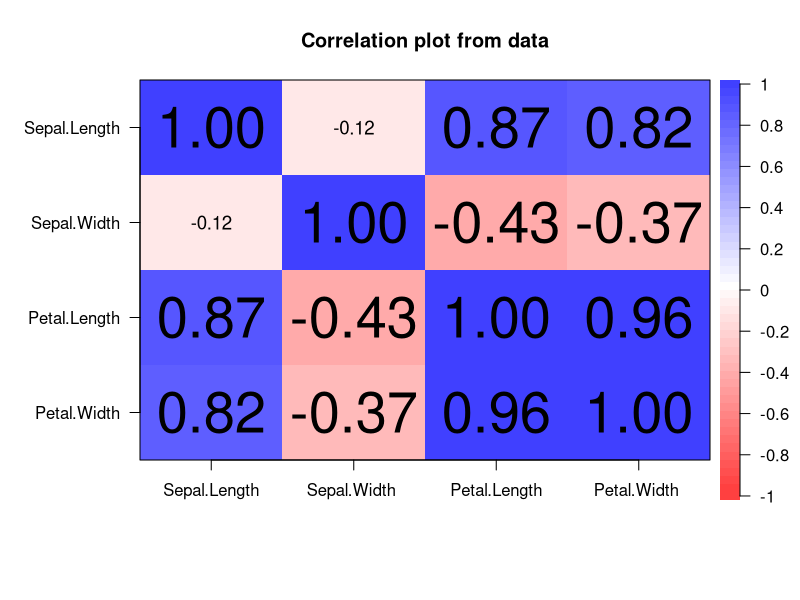
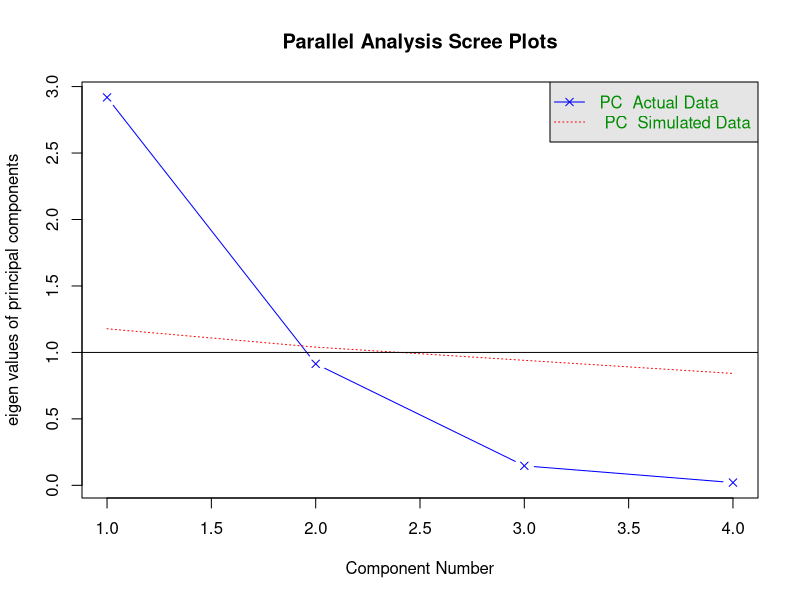
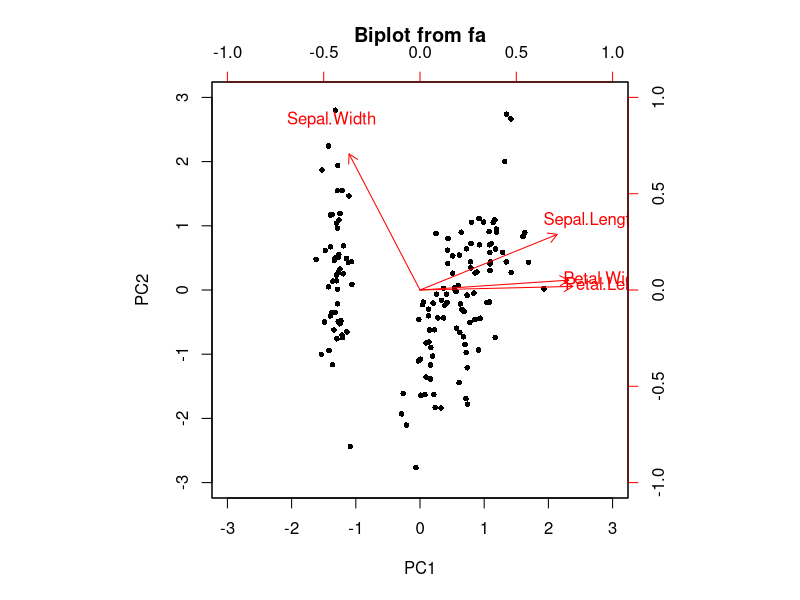
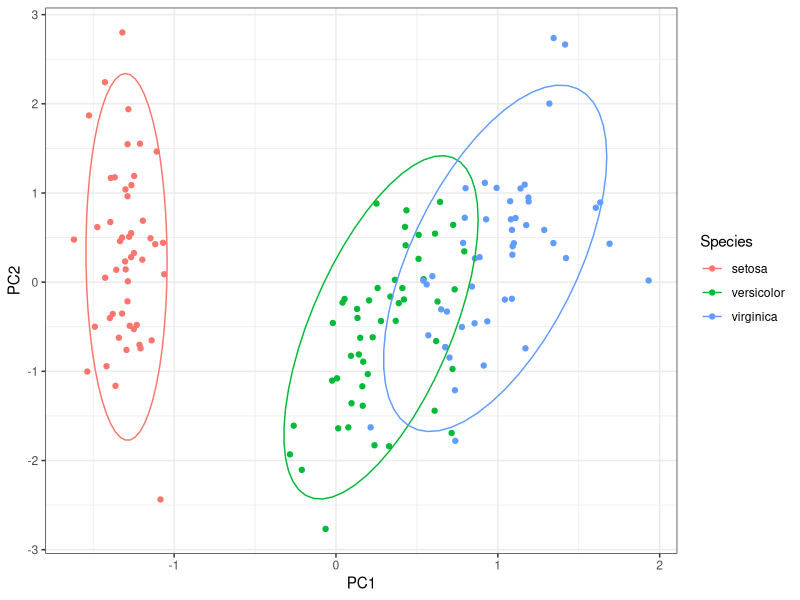
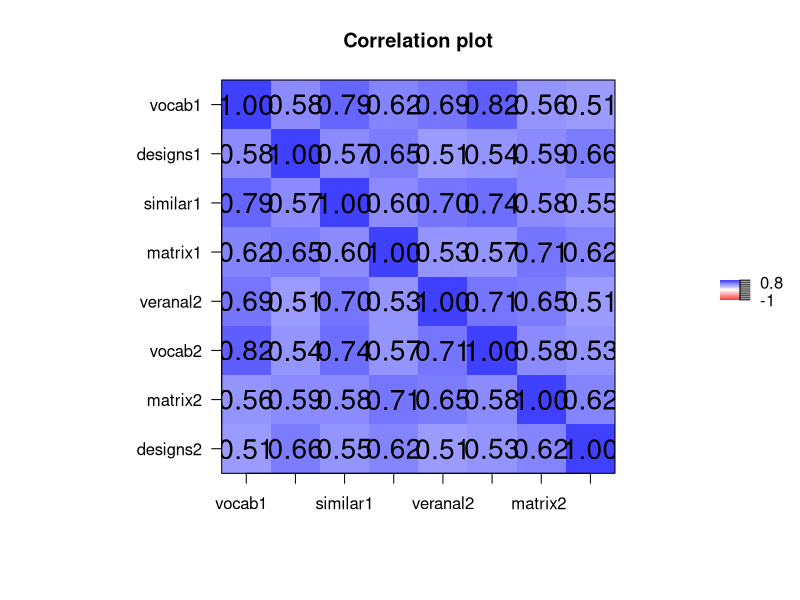
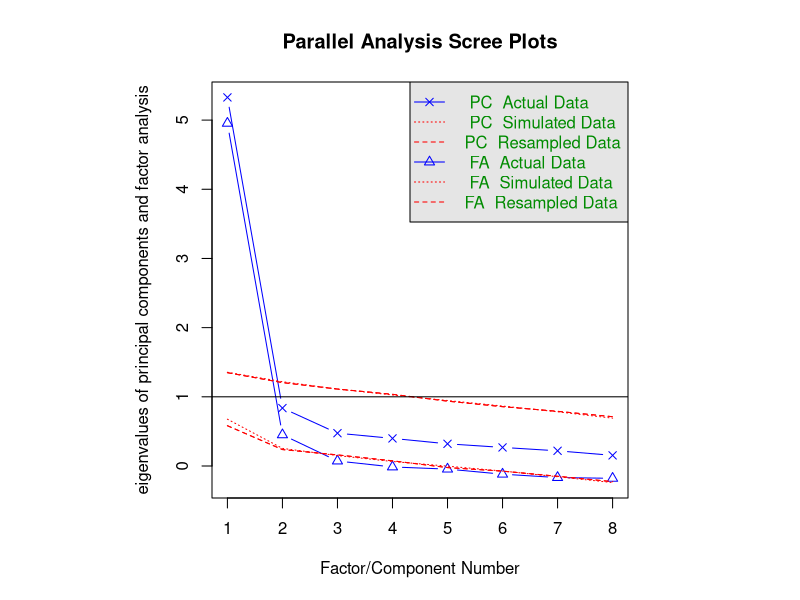

The R source for these figures, in order:
################################################################################
### Tommaso Viola 10/2022 
### Transport Research Methods
### Workshop on dimensionality reduction techniques.


#' This script will take you through some examples and exercises on two popular
#' dimensionality reduction techniques:
#' - Principal Component Analysis (PCA)
#' - Exploratory Factor Analysis  (EFA)
#' 
#' Since the theory and the underlying mathematics is quite complex, and escapes
#' the scope of this tutorial, I highly suggest referring to a good multivariate
#' statistical analysis manual.
#' Here we will see some simple and hopefully intuitive applications.
#' 
#' First we need to understand why these techniques are used.
#' Reducing the dimensions is one purpose but there can be others which we will 
#' not get into.
#' Often we find ourselves in situations where the dataset we work on has many, 
#' if not too many, variables to work with, especially in the exploratory phase 
#' of out research. Variables that are supposed to be in the same model are likely
#' to be interrelated. The issue is that all traditional linear models share the
#' requirement of not-perfect multicollinearity: this means that variables should
#' not be too linearly correlated. In these cases we might have to drop some 
#' variables following some criteria, and  run our simplified model. The issue
#' here is that the inclusion of these variables might be motivated by theory or
#' experimental reasons. So what do we do? One possibility is using Principal
#' Component Analysis (PCA). This technique, in the simplest way possible allows
#' us to reduce the original dataset to a series of Principal Components which 
#' represent a linear combination of our original correlated variables. In this way we
#' can then use the principal component instead of the individual variables, also
#' reducing the risks of overfitting. 
#' 
#' Another instance might be when you have a dataset obtained from a questionnaire.
#' This questionnaire might have 30 different items, which had been designed to 
#' measure 4 aspects of human traits. We might then expect two things: 
#' First, since these 30 items were made to measure 4 traits, we expect them to
#' be heavily correlated with each other; second, we might expect that these 30
#' items are driven by those 4 traits which are not directly observable. These 
#' underlying variables supposedly driving the dataset variance are called latent
#' variables (or construct). If we were interested to not only reduce the dimensions
#' of our dataset, but also to get an estimate of these latent constructs, we 
#' might consider using exploratory factor analysis (EFA). 
#' 
#' Although sometimes used interchangeably, the two methods are fundamentally 
#' different. Without going into the mathematics of it, the PCA obtains principal
#' components which are weighted linear combinations of the original variables. 
#' EFA, on the other hand, attempts to extract the latent factors which are thought
#' to drive the variance in our variables - effectively solving a formal model.
#' 
#' In other (simplified) words:
#' -PCA: components are linear combinations of the variables
#' -EFA: variables are linear combinations of the factors.
#' 
#' Sometimes this techniques can obtain similar end results, especially for very
#' large sample sizes. However, the choice should be driven by your purposes.
#' 
#' Before moving into some examples, I highly recommend reviewing the literature
#' following appropriate resources!

#' Finally, to do some of the exercises we need a package called psych. Install 
#' it on your Rstudio using the following command and then load it:
install.packages("psych")
library(psych)

### Principal Component Analysis ###############################################
#' We will start by doing a simple PCA on the "iris" built-in R dataset.
#' This dataset includes 4 variables on the length and width of petal and sepal
#' for 3 species of iris. 
#' A simple application of PCA on the 4 continuous variables might allow us to 
#' combine the variables in 1 or 2 components and then compare these components
#' across the species.

#' Before extracting the components, we need to check a couple of things on the
#' dataset.

#' PCA operates on the correlation matrix of the variables (covariance as well),
#' so firstly let's get the dataset with only the continuous variables and obtain
#' the correlation matrix.
data = iris[,-5]
data.cor = cor(data)

#' We can visualise it too:
corPlot(data[,-5])

#' If you inspect the correlation matrix, you will see that we have high values
#' across the board which meant we could've run into multicollinearity. This is
#' however a good case for PCA.

#' We can also check whether the correlations are appropriate using the Bartlett
#' test which verifies whether the correlation matrix is not an identity matrix:
cortest.bartlett(data.cor, n = nrow(data))

#' The test is significant > we have good enough correlations for PCA

#' Another test we can run is the Kaiser-Meyer-Olkin (KMO) test for sampling 
#' adequacy. This verifies there is enough variance shared across the variables
#' and therefore that is appropriate for PCA (actually better for EFA, but let's
#' give it a try anyway)
KMO(data.cor)

#' 0.54 is, in Kaisers' terms, "miserable" but good enough (>.50) for PCA.

#' In R, when you run the PCA with standard parameters you will get as many p.
#' components as the number of variables. However, we want to reduce the dimension!
#' How do we find the best number of components that simplifies the dataset, 
#' without missing any relevant information?
#' One way of doing this is parallel analysis:
fa.parallel(data.cor, n.obs = nrow(data), fa = "pc")

#' Running this we see the so called scree plot. The blue line represents the 
#' eigenvalues obtained from the decomposition of our correlation matrix. 
#' The red line, on the other hand, represents the decomposition of many random
#' datasets (uncorrelated) that R did for us. Since these datasets are random,
#' we are not expecting any effective correlations so, we need to look at where
#' the two lines intersect to understand where to stop in our PCA. The idea is 
#' that eigenvalues (variance explained) above the ones obtained from random-junk 
#' data are meaningful for us. 
#' Alternatively we can just look at the scree plot of our dataset and pick as
#' many components (points in the plot) that are above the inflection point, which
#' is the "elbow" of the curve - or the plateau.
#' Taken these two methods together, two components seem to be adequate in our 
#' case.

#' We can then run our PCA:
iris.pca = principal(data, 
                     nfactors = 2, 
                     rotate = "none", 
                     scores = TRUE)

#' and inspect it
iris.pca

#' We can spend a long time discussing the output of a PCA, so let's stick to the
#' most relevant stuff.

#' First we see the standardised loadings. These are the weights of each variable
#' in their linear combinations to compute the principal components. Since the 
#' components are not correlated, they are both regression and correlation 
#' coefficients.
#' One way of interpreting these is the relevance of each variable for each component. 
#' We would expect variables found (more relevant for) in each competent to be 
#' correlated. 
#' Looking at these loadings, we can see that the first one is associated with
#' sepal length, petal length and petal width. All of these loadings are positive,
#' which means that changes in each of these variables will result in an increase
#' in the respective component. On the other hand, Sepal Length seems to be 
#' related to the second component.
#' 
#' Another important part of the output is what can be seen below. Here we can 
#' find how the variance of our correlation matrix is explained by the principal
#' components. We can see that the first component explains 76% of the variance
#' whilst the second one explains the remaining 24%. This is because in PCA
#' the first component will always explain most of the variance.

#' Ok, but what do we do with this?
#' We could visualise our PCA, to start:
biplot(iris.pca)

#' This plots shows many things:
#' - At a first glance this is just a scatterplot of the two principal components
#'   that we extracted from our data. 
#' - we also see that our original variables are now represented as vectors (red
#'   lines). The length of the vectors represent how much variance is explained
#'   in the variable by the two components; the direction (how parallel it is) 
#'   relative to the PC axes tells us how much the variable contributes to the
#'   component; angles between vectors represent correlations between variables
#'   (opposite angles are negative correlations) 
#'   
#'   We also notice on the plot that there is some clustering! Could it be that
#'   there is some grouping in our dataset? Maybe, could it relate to the different
#'   iris species?
#'   Let's have a look.

#' First we combine the original data with the scores
comb.ined = cbind(iris, iris.pca$scores)

#' Now we make a ggplot similar to the biplot we used just now.
require(ggplot2)
ggplot(data = comb.ined, aes(x = PC1, y = PC2, color = Species)) +
  geom_point() +
  stat_ellipse() +
  theme_bw()

#' Yes! It looks like the two components we extracted are enough to show some
#' clustering of our data based on the iris species. 
#' From the 4 starting highly correlated variables we ended up with two non
#' correlated components that retain enough variance (information) to show 
#' differences between the species. Win win.
#' Remember also the problem of multicollinearity in regression: uncorrelated
#' components can easily be used as alternative to the starting variables in our
#' linear models.

### Exercise ###################################################################
#' Let's run PCA on another dataset, the ever so familiar mtcars.
#' As we saw in the previous workshops, this dataset has many variables on 
#' different models of cars. 
#' Would it be possible to visualise different clusters of cars depending on 
#' principal components computed with the variables?

#' First let's compute a simple grouping variable based on the power of these
#' cars (high power car if above the median:
data = mtcars
data$group = ifelse(data$hp >= median(data$hp), "High-power", 
                    "Low-power")

#' Now, pick the continuous variables from the dataset you believe might 
#' contribute to define the characteristics of a high/lower powered car and run
#' a PCA following the passages we went through together so far. Although in this
#' case more than 2 principal components might be more appropriate, let's stick 
#' to 2, so that you can plot your scores and hopefully see some clustering 
#' action!

### Exploratory Factor Analysis ################################################
#' As mentioned before, EFA might look very similar to PCA, however it is used
#' for different purposes. Let's take for example the dataset we will use for 
#' this part. 
#' In this dataset, we have 8 variables collected from 152 participants:
#' - 4 variables are thought to measure verbal ability
#' - 4 variables are thought to measure non-verbal ability.
#' Each variable was computed from a different test, however since these tests
#' are believed to refer to two psychological constructs, we would expect them
#' to be heavily correlated. It would then make sense to reduce the dimensions.
#' 
#' Would PCA work in this case? Certainly, we could linearly combine the variables
#' and use principal components. However, wouldn't it make more sense to think 
#' that the variables are in fact representative of two underlying construct?
#' In this particular case, we also have the theory and design of the study to 
#' help us. The tests, if you remember, were selected to measure verbal and non-
#' verbal abilities. Since we know this, and we also have an indication of the
#' number of factors (construct) to retain, EFA is definitely the way to go!
#' 
#' This dataset can be found in your material. It was taken by the handy handbook
#' by Marley W. Watkins on EFA in R (check it out if you can!)

#' Let's read the data (remember to change the working directory) and inspect it
data = read.csv("iq.csv")
summary(data)

#' Ok everything seems to be perfect for our analysis. Let's run some tests as 
#' shown in PCA
data.cor = cor(data)
corPlot(data.cor)
cortest.bartlett(data.cor, n = nrow(data))
KMO(data.cor)

#' Wow our tests show the data is perfect for EFA. 
#' Although we already expect two factors underlying our data, shall we run a 
#' parallel analysis to see if it supports our prediction?
fa.parallel(data)

#' We see two things here:
#' - Two factors seems to be the way to go
#' - The eigenvalues for the PCA are consistently higher than for the EFA. 
#' Why is this the case?
#' It is important to consider that one of the most relevant differences between
#' PCA and EFA is that PCA works on the total amount of variance found in the
#' dataset. EFA, on the other hand, makes a distinction between common and unique
#' variance. The former constitutes the amount of variance shared across variables
#' (and likely explained by a factor), whilst the latter is the amount of variance
#' that is not common and can be due to unknown reasons or measurement error. 
#' EFA only operates on the common partition of variance (always intrinsically 
#' lower than the total) and therefore has less explanatory capability than PCA.

#' Having said this we can extract the factors:
fit = fa(data.cor, nfactors = 2, rotate = "none", fm = "minres")

#' Extracting factors, as mentioned before, can be seen as solving a model. We can
#' then use multiple algorithms to solve it but we won't go into that. "minres" 
#' is a valuable option in our case. 
#' For now ignore the rotation option.

#' Let's inspect our model:
fit

#' We can see a lot of stuff compared to PCA. We could spend a long time to 
#' discuss everything but we will just look at the basics.
#' First we see the familiar factor loadings. They represent the regression 
#' coefficients of the factors explaining the variables (or correlations). We 
#' can explain them as the degree to which the factor explains the variable.
#' In EFA I would also look at "h2" and "u2": the former is the communality, that
#' is the amount of variance explained by the factor; the latter is uniqueness,
#' that is the residual variance. Higher "h2" are desirable in our models!
#' Down below we still see the variance-explained data, and finally some indexes
#' of model fit. These indexes can be used to compare different factor models 
#' when, for instance, the solution is not straightforward. Many of these indexes
#' are constructed on the residuals (the difference between the original correlation
#' matrix and the one constructed by the model). Model comparisons procedures are
#' more common in a similar technique called Confirmatory Factor Analysis which 
#' differs from EFA as it is entirely driven by the theory - the factor is pre-
#' defined. We won't go into that!

#' Let's try to look at the loadings and interpret them:
print(fit$loadings)

#' Even though we expected a two-factor solution, we see that most of the variables
#' are mostly explained by the fist factor. Does that mean we should re-fit the
#' model with only one factor? 
#' Before going down that road, we need to introduce an additional operation that
#' can be done in factor analysis: factor rotations.
#' 
#' Factor analysis can have a geometrical interpretation: if you think about the
#' matrix of loadings, each row can be seen as coordinates along n (n-factors)
#' axes. Factor rotation corresponds to a shifting of these axes to maximise
#' the separation of the factor loadings. If we want to keep the uncorrelated
#' nature of the factors, we can use orthogonal rotations. If we want to allow
#' the factors to be correlated we can use oblique rotations. Changing the axes
#' of the factors will not change the inter-variables relationships.

#' Let's try to use a varimax orthogonal rotation to improve our solution.
fit2 = fa(data.cor, nfactors = 2, rotate = "varimax", fm = "minres")

#' And inspect the solution:
print(fit2$loadings, cutoff = 0.5)

#' Yes! It looks like we were able to find a solution that perfectly follows the 
#' original plan when the study was run. What a relief.

#' One important bit: most times we will have solutions where each variable is 
#' at least partially correlated to every factor. How do we decide which one is 
#' the more relevant factor for that variable? The literature is full of rules 
#' of thumbs so be careful! Usually it depends on the sample size - larger size
#' corresponds to a lower threshold (highly recommend doing some research on this).
#' In general there is some room for interpretation so if you see only small 
#' differences between loadings, it might mean that multiple factors are relevant
#' for that variable. If one loading is significantly larger than another, you 
#' can draw a different conclusion.

#' So, going back to the dimensionality reduction issue. How do we reduce our 
#' variables to the combined factor scores?
#' Compared to PCA where the components are just linear combinations of the original
#' variables, in EFA we have to make an estimation: factor scores are in fact 
#' an estimation of what the underlying latent variables would be given the model
#' we fitted to our data. Alternatively we can think of them as the measurement
#' we would get if it was possible to actually measure the factors directly.
#' We won't go into the details here but remember that there are methods of
#' estimations specific to the extraction method and rotations we used. In our
#' case, we want to keep the factors non-correlated so we could use the Anderson
#' method:
scores = factor.scores(data, fit2, method = "Anderson")
head(scores$scores) #to check the scores only

#' We can now consider these scores as an estimation of the verbal and non-verbal
#' capabilities of our participants, and use them in place of our original variables.

### Exercise ###################################################################
#' Now that you saw how to do both Principal Component Analysis and Exploratory
#' Factor Analysis you should be able to do it all by yourself!
#' Let's open a new dataset, which was taken from the great book on statistics 
#' with R by Andy Field (google it, a very nice read). This dataset is from a 
#' questionnaire designed to measure the anxiety for learning R.
data = read.csv("raq.csv")

#' Now, using data from a questionnaire it is natural to think about factor 
#' analysis so start from there. Follow the steps we did together to find an 
#' appropriate solution and see what you find!
#' 
#' Once you are done, why don't you compare it with a PCA solution and determine 
#' which method is more appropriate in this case?





